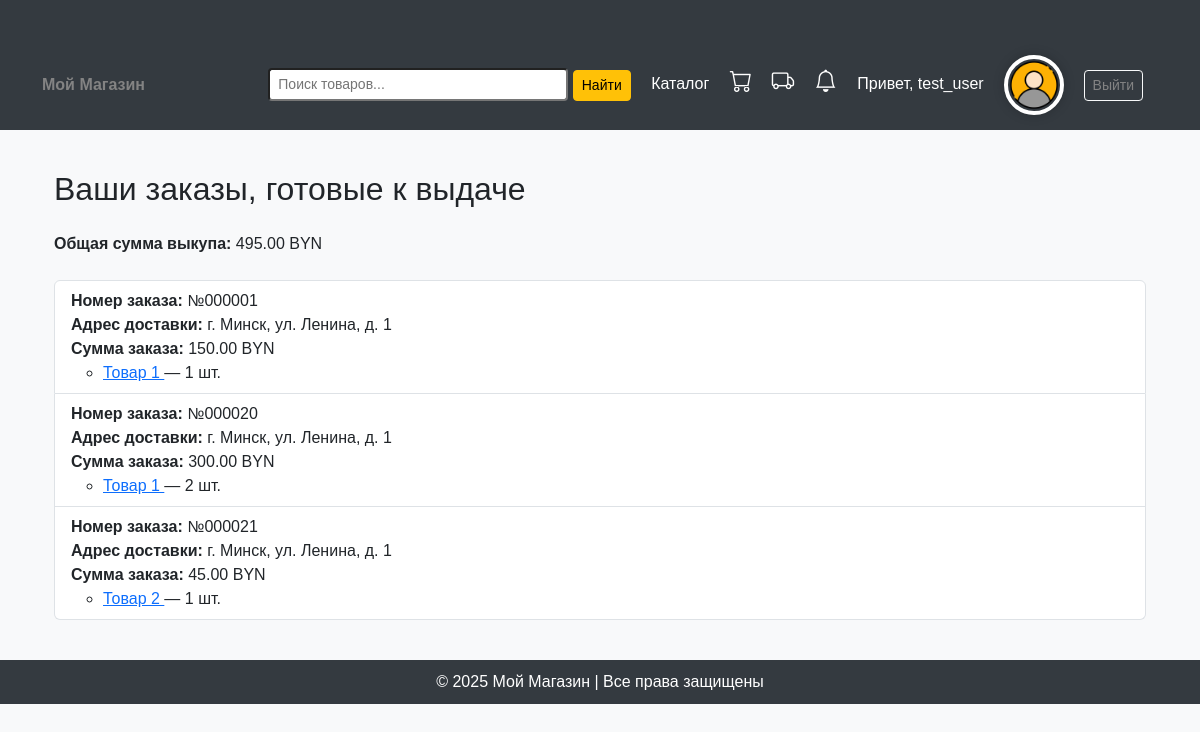
The page /accounts/purchases/ (signed in) on the database as committed earlier.
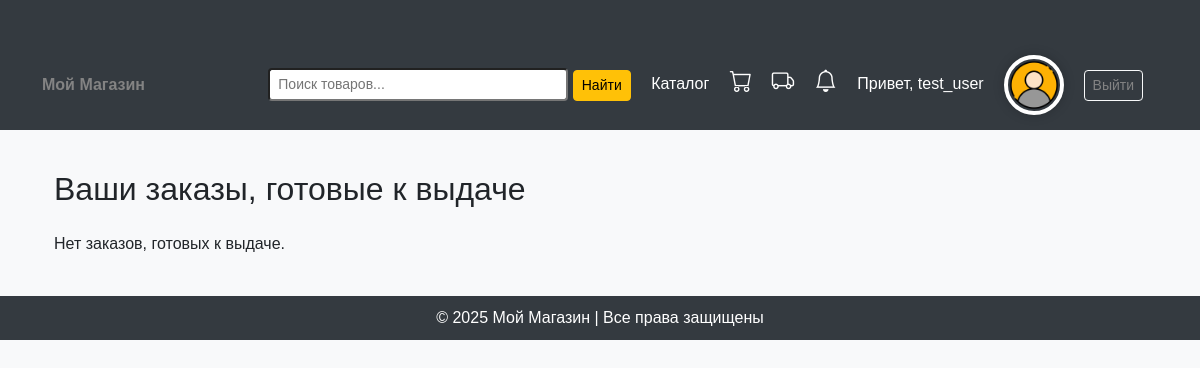
The same page on the database as committed later.
### accounts/models.py (models this page shows, shortened)
class Order(models.Model):
    STATUS_CHOICES = [
        ('placed', 'Оформлен'),
        ('on assembly', 'На сборке'),
        ('on the way', 'В пути'),
        ('ready for pickup', 'Готов к выдаче'),
        ('handed over to the courier', 'Передан курьеру'),
    ]
    order_number = models.CharField(max_length=20, unique=True, blank=True, null=True)  # Новый номер заказа
    user = models.ForeignKey(User, on_delete=models.CASCADE)
    delivery_address = models.TextField()
    products = models.ManyToManyField(Product, through='OrderProduct')
    total_price = models.DecimalField(max_digits=10, decimal_places=2)
    order_date = models.DateTimeField(default=timezone.now)
    card_number = models.CharField(max_length=19)
    card_expiry_date = models.CharField(max_length=5)
    cardholder_name = models.CharField(max_length=100)
    cvv = models.CharField(max_length=3, verbose_name="CVV")
    status = models.CharField(max_length=50, choices=STATUS_CHOICES, default='placed')

class OrderProduct(models.Model):
    order = models.ForeignKey(Order, on_delete=models.CASCADE)
    product = models.ForeignKey(Product, on_delete=models.CASCADE)
    quantity = models.PositiveIntegerField()  # Количество товара

class Product(models.Model):
    name = models.CharField(max_length=255, verbose_name="Название")
    price = models.DecimalField(max_digits=10, decimal_places=2, verbose_name="Цена")
    parameter_1 = models.CharField(max_length=255, blank=True, verbose_name="Параметр 1")
    parameter_2 = models.CharField(max_length=255, blank=True, verbose_name="Параметр 2")
    parameter_3 = models.CharField(max_length=255, blank=True, verbose_name="Параметр 3")
    parameter_4 = models.CharField(max_length=255, blank=True, verbose_name="Параметр 4")
    parameter_5 = models.CharField(max_length=255, blank=True, verbose_name="Параметр 5")
    category = models.ForeignKey(Category, on_delete=models.CASCADE, verbose_name="Категория")
    subcategory = models.ForeignKey(Subcategory, on_delete=models.SET_NULL, blank=True, null=True, verbose_name="Подкатегория")  # <-- Добавили
    sku = models.CharField(max_length=50, unique=True, verbose_name="Артикул", blank=True)
    image = models.ImageField(upload_to="product_images/", blank=True, null=True, verbose_name="Изображение")
    description = models.TextField(blank=True, null=True, verbose_name="Описание")
    stock_quantity = models.PositiveIntegerField(default=0, verbose_name="Количество в наличии")
    average_rating = models.DecimalField(max_digits=3, decimal_places=2, default=0.00)

### accounts/views.py (the view)
# urls.py: path('purchases/', views.purchases_view, name='purchases'),
@login_required
def purchases_view(request):
    orders_ready_for_pickup = Order.objects.filter(status='ready for pickup', user=request.user)
    total_price = sum(order.total_price for order in orders_ready_for_pickup)
    return render(request, 'accounts/purchases.html', {
        'orders': orders_ready_for_pickup,
        'total_price': total_price
    })

### accounts/context_processors.py (called while the page is built)
def notification_counter(request):
    if request.user.is_authenticated:
        count = Notification.objects.filter(user=request.user, is_read=False).count()
        return {'unread_notifications_count': count}
    return {}

### templates/accounts/purchases.html
{% extends 'base.html' %}
{% block content %}
<div class="container mt-4">
    <h2 class="mb-4">Ваши заказы, готовые к выдаче</h2>
    {% if orders %}
        <div class="mb-4">
            <strong>Общая сумма выкупа:</strong> {{ total_price }} BYN
        </div>
        <ul class="list-group">
            {% for order in orders %}
                <li class="list-group-item">
                    <strong>Номер заказа:</strong> {{ order.order_number }}<br>
                    <strong>Адрес доставки:</strong> {{ order.delivery_address }}<br>
                    <strong>Сумма заказа:</strong> {{ order.total_price }} BYN
                    <ul>
                        {% for op in order.orderproduct_set.all %}
                            <li>
                                <a href="{% url 'product_detail' op.product.id %}">
                                    {{ op.product.name }}
                                </a> — {{ op.quantity }} шт.
                            </li>
                        {% endfor %}
                    </ul>
                </li>
            {% endfor %}
        </ul>
    {% else %}
        <p>Нет заказов, готовых к выдаче.</p>
    {% endif %}
</div>
{% endblock %}

Rows that differ between the two databases and show on the page:
removed Order: order_number "№000001", delivery_address "г. Минск, ул. Ленина, д. 1", total_price "150.00"
removed OrderProduct: product.name "Товар 1", quantity "1", shown under "№000001"
removed Order: order_number "№000020", delivery_address "г. Минск, ул. Ленина, д. 1", total_price "300.00"
removed OrderProduct: product.name "Товар 1", quantity "2", shown under "№000020"
removed Order: order_number "№000021", delivery_address "г. Минск, ул. Ленина, д. 1", total_price "45.00"
removed OrderProduct: product.name "Товар 2", quantity "1", shown under "№000021"
Other text that changed with them:
{{ total_price }}: "495.00" → (not shown)
text no longer shown: "Общая сумма выкупа: BYN"
text now shown: "Нет заказов, готовых к выдаче."
